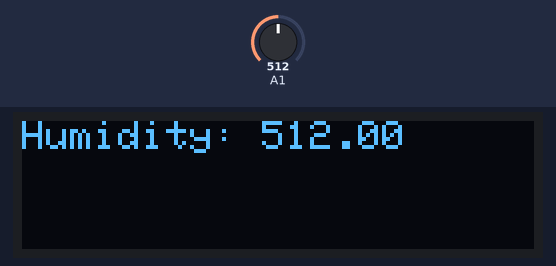
A sketch run on a simulated ATtiny85, built with avr-gcc and run on an emulated ATtiny85. On the bench: 128×32 one-colour display. The inputs (shaded band) are chosen by the test bench; at power-on: A1 = 512.

Above: at 1.2 s.
1.3 s: A1 set to 610
At 2.7 s:
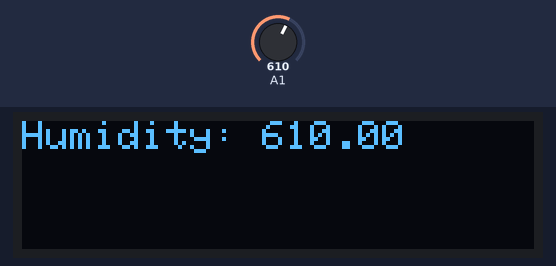
3.0 s: A1 set to 590
At 3.9 s:
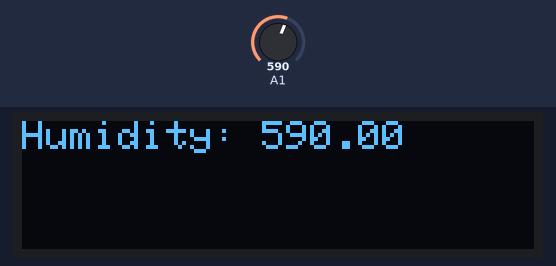
4.8 s: A1 set to 511
At 6.1 s:
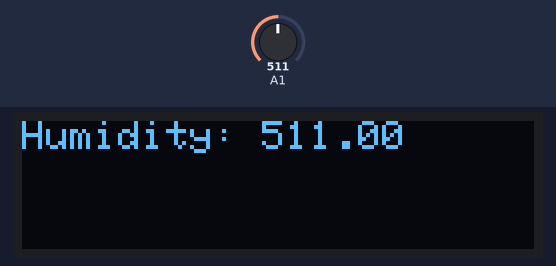
Timing chart, 0 to 7.8 s (numbered marks = the images above; inputs shaded):
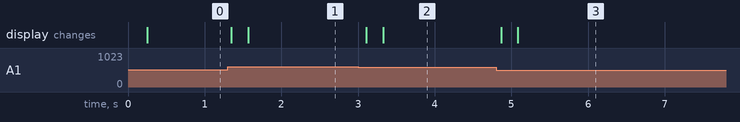

Measured:
- after the input at 1.3 s, the display: first changes after 0.05 s (image 1 shows a later state)
- after the input at 3.0 s, the display: first changes after 0.11 s (image 2 shows a later state)
- after the input at 4.8 s, the display: first changes after 0.07 s (image 3 shows a later state)

The sketch:

poliv_s_displeem.ino
```cpp
#include <splash.h>
#include <Adafruit_SSD1306.h>

#include <gfxfont.h>
#include <Adafruit_GFX.h>
#include <Adafruit_GrayOLED.h>
#include <Adafruit_SPITFT.h>
#include <Adafruit_SPITFT_Macros.h>

#define DHTPIN 2     // контакт, к которому подключаемся
#define DHTTYPE DHT11   // для датчика DHT11
#define OLED_RESET 4
#include "func.h"
Adafruit_SSD1306 display(OLED_RESET);


void setup()
{
  Wire.begin();

  display.begin(SSD1306_SWITCHCAPVCC, 0x3C);
  // инициализируем объект «display» с I2C-адресом «0x3C», для 128x32
  Serial.begin(9600);
}

void show_msg(int lineNo, String msg, float param){
   display.setCursor(0,10*lineNo);
   display.print(msg);
   display.print(param);

}

void displayTempHumid(){
  delay(100);
  // считывание данных о температуре и влажности
  // занимает около 250 мс; кроме того, это считывание
  // может запаздывать примерно на 2 секунды
  // (это очень медленный датчик):
  float h = analogThrustedRead(A1);

  display.clearDisplay();
  display.setTextColor(WHITE);
  display.setTextSize(1);
  display.setCursor(0,0);
  show_msg(0, "Humidity: ", h);
}
void loop()
{
  displayTempHumid();
  display.display();
}
```

func.h
```cpp
#ifndef func_h
#define func_h 1

int blinkPin(int pin, int highMs, int lowMs) {
  digitalWrite(pin, HIGH);
  delay(highMs);
  digitalWrite(pin, LOW);
  if (lowMs > 0)   delay(lowMs);
  return highMs + lowMs;
}

double analogThrustedRead(int pin) {
  int count = 10;
  double value = 0;
  for (int i = 0; i < count; i++) {
    value += analogRead(pin);
    delay(10);
  }
  return (int)(value / count);
}


class NormalizedAnalogVal {
    int pin;
    String pinStr, toStringVal;
    double sens = -1, sensMax = 600, sensMin = 400;
  public:
    NormalizedAnalogVal() {}

    NormalizedAnalogVal(int pin, String pinStr, double maxVal, double minVal) {
      this->pin = pin;
      this->pinStr = pinStr;
      this->sensMax = maxVal;
      this->sensMin = minVal;
    };

    double getVal() {
      return sens;
    }

    void readVal() {
      if (enabled()) {
        sens = nomalize(analogThrustedRead(pin));
      }
    };

    boolean enabled() {
      return pin > 0;
    }

    void init() {
      pinMode(pin, INPUT);
      Serial.print(pinStr);
      Serial.println(" made INPUT");
    }

    String toString() {
      toStringVal = pinStr;
      toStringVal += "=";
      toStringVal += sens;
      return toStringVal;
    }

  private:
    int nomalize(double sens) {
      return sens;
//      if (sens > 0) {
//        if (sens < sensMin) sensMin = sens;
//        if (sens > sensMax) sensMax = sens;
//      }
//      if (sens > sensMax){
//        return sensMax;
//      }
//      if (sens < sensMin){
//        return sensMin;
//      }
//      return (sens - sensMin) * 1024 / (sensMax - sensMin + 1);
    };
};

class Dispenser {
    NormalizedAnalogVal  rheo;
    NormalizedAnalogVal  sens;
    int id, nextPump, pumpPin, ledPin;
    String res;
    String v;
  public:
    Dispenser(int id, int rheoPin, String rheoPinStr, int sensPin, String sensPinStr, int pumpPin, int ledPin) {
      this->id = id;
      sens = NormalizedAnalogVal(sensPin, sensPinStr, 700., 400.);
      rheo = NormalizedAnalogVal(rheoPin, rheoPinStr, 1024, 0);
      this->pumpPin = pumpPin;
      this->ledPin = ledPin;
    };

    void init() {
      pinMode(pumpPin, OUTPUT);
      digitalWrite(pumpPin, LOW);
      pinMode(ledPin, OUTPUT);
      digitalWrite(ledPin, LOW);
      rheo.init();
      sens.init();
    }

    int update() {
      rheo.readVal();
      sens.readVal();
      int ret = 0;
      if (sens.getVal() > rheo.getVal()) {
        ret = blinkPin(ledPin, 1000, 0);
        if (nextPump-- <= 0) {
          ret += blinkPin(pumpPin, 4500, 0);
          nextPump = 30 * 60;
          v = " pmp ";
        } else {
          v = " w";
          v += nextPump;
        }
        v += " ";
      } else {
        ret = blinkPin(ledPin, 10, 0);
        nextPump = 3;
        v = " oki ";
      }
      //      Serial.println(toString());
      return ret;
    };

    String toString() {
      String res = "";
      res += id;
      res += " s" + sens.toString();
      if (rheo.enabled()) {
        res += v;
        res += "r";
        res += rheo.toString();
      }
      res += ";\t";
      this->res = res;
      return this->res;
    }

  private:
    void blink(int highMs, int lowMs, int count) {
      for (int i = 0; i < count; i++) blinkPin(ledPin, highMs, lowMs);
    }

};


#endif
```
